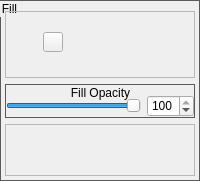
              <widget class="QGroupBox" name="groupBox_4">
               <property name="styleSheet">
                <string notr="true">QGroupBox{
border: 1px solid #5A5A5A;
}</string>
               </property>
               <property name="title">
                <string>Fill</string>
               </property>
               <layout class="QVBoxLayout" name="verticalLayout_16">
                <property name="leftMargin">
                 <number>4</number>
                </property>
                <property name="topMargin">
                 <number>10</number>
                </property>
                <property name="rightMargin">
                 <number>4</number>
                </property>
                <property name="bottomMargin">
                 <number>4</number>
                </property>
                <item>
                 <widget class="QFrame" name="frame_22">
                  <property name="sizePolicy">
                   <sizepolicy hsizetype="Preferred" vsizetype="Preferred">
                    <horstretch>0</horstretch>
                    <verstretch>0</verstretch>
                   </sizepolicy>
                  </property>
                  <property name="frameShape">
                   <enum>QFrame::StyledPanel</enum>
                  </property>
                  <property name="frameShadow">
                   <enum>QFrame::Plain</enum>
                  </property>
                  <property name="lineWidth">
                   <number>0</number>
                  </property>
                  <layout class="QHBoxLayout" name="horizontalLayout_23">
                   <property name="leftMargin">
                    <number>0</number>
                   </property>
                   <property name="topMargin">
                    <number>5</number>
                   </property>
                   <property name="rightMargin">
                    <number>0</number>
                   </property>
                   <property name="bottomMargin">
                    <number>10</number>
                   </property>
                   <item>
                    <widget class="QPushButton" name="currentBrushColorBtn">
                     <property name="sizePolicy">
                      <sizepolicy hsizetype="Fixed" vsizetype="Fixed">
                       <horstretch>0</horstretch>
                       <verstretch>0</verstretch>
                      </sizepolicy>
                     </property>
                     <property name="minimumSize">
                      <size>
                       <width>20</width>
                       <height>20</height>
                      </size>
                     </property>
                     <property name="maximumSize">
                      <size>
                       <width>20</width>
                       <height>20</height>
                      </size>
                     </property>
                     <property name="text">
                      <string/>
                     </property>
                    </widget>
                   </item>
                   <item>
                    <widget class="QPushButton" name="selectBrushColorBtn">
                     <property name="sizePolicy">
                      <sizepolicy hsizetype="Preferred" vsizetype="Preferred">
                       <horstretch>0</horstretch>
                       <verstretch>0</verstretch>
                      </sizepolicy>
                     </property>
                     <property name="minimumSize">
                      <size>
                       <width>25</width>
                       <height>25</height>
                      </size>
                     </property>
                     <property name="maximumSize">
                      <size>
                       <width>50</width>
                       <height>50</height>
                      </size>
                     </property>
                     <property name="focusPolicy">
                      <enum>Qt::StrongFocus</enum>
                     </property>
                     <property name="styleSheet">
                      <string notr="true">QPushButton {
    qproperty-icon: url(&quot; &quot;); /* empty image */
    qproperty-iconSize: 16px 16px; /* space for the background image */
    image: url(:/resources/dropperfill_00001.png);
    width: 50px;
    height: 50px;
    background-repeat: no-repeat;
	border: 0px solid #5A5A5A;
}
QPushButton:hover{
    image: url(:/resources/dropperfill_00002.png);
    background-repeat: no-repeat;
	background-color: rgb(25, 25, 25)
}
QPushButton:pressed{
    image: url(:/resources/dropperfill_00003.png);
    background-repeat: no-repeat;
}
</string>
                     </property>
                     <property name="text">
                      <string/>
                     </property>
                    </widget>
                   </item>
                  </layout>
                 </widget>
                </item>
                <item>
                 <widget class="QGroupBox" name="groupBox_6">
                  <property name="minimumSize">
                   <size>
                    <width>0</width>
                    <height>30</height>
                   </size>
                  </property>
                  <property name="title">
                   <string>Fill Opacity</string>
                  </property>
                  <property name="alignment">
                   <set>Qt::AlignCenter</set>
                  </property>
                  <layout class="QHBoxLayout" name="horizontalLayout_19">
                   <property name="leftMargin">
                    <number>0</number>
                   </property>
                   <property name="topMargin">
                    <number>10</number>
                   </property>
                   <property name="rightMargin">
                    <number>0</number>
                   </property>
                   <property name="bottomMargin">
                    <number>0</number>
                   </property>
                   <item>
                    <widget class="QSlider" name="fillOpacitySlider">
                     <property name="maximum">
                      <number>100</number>
                     </property>
                     <property name="value">
                      <number>100</number>
                     </property>
                     <property name="orientation">
                      <enum>Qt::Horizontal</enum>
                     </property>
                    </widget>
                   </item>
                   <item>
                    <widget class="QSpinBox" name="fillOpacitySpinbox">
                     <property name="maximum">
                      <number>100</number>
                     </property>
                     <property name="value">
                      <number>100</number>
                     </property>
                    </widget>
                   </item>
                  </layout>
                 </widget>
                </item>
                <item>
                 <widget class="QFrame" name="frame_23">
                  <property name="frameShape">
                   <enum>QFrame::StyledPanel</enum>
                  </property>
                  <property name="frameShadow">
                   <enum>QFrame::Raised</enum>
                  </property>
                  <layout class="QHBoxLayout" name="horizontalLayout_25">
                   <property name="leftMargin">
                    <number>0</number>
                   </property>
                   <property name="topMargin">
                    <number>0</number>
                   </property>
                   <property name="rightMargin">
                    <number>0</number>
                   </property>
                   <property name="bottomMargin">
                    <number>0</number>
                   </property>
                   <item>
                    <widget class="QPushButton" name="setAllBrushColorBtn">
                     <property name="sizePolicy">
                      <sizepolicy hsizetype="Fixed" vsizetype="Fixed">
                       <horstretch>0</horstretch>
                       <verstretch>0</verstretch>
                      </sizepolicy>
                     </property>
                     <property name="minimumSize">
                      <size>
                       <width>25</width>
                       <height>25</height>
                      </size>
                     </property>
                     <property name="maximumSize">
                      <size>
                       <width>50</width>
                       <height>50</height>
                      </size>
                     </property>
                     <property name="styleSheet">
                      <string notr="true">QPushButton {
    qproperty-icon: url(&quot; &quot;); /* empty image */
    qproperty-iconSize: 16px 16px; /* space for the background image */
    image: url(:/resources/fillstickfigurecolor_00001.png);
    width: 50px;
    height: 50px;
    background-repeat: no-repeat;
	border: 0px solid #5A5A5A;
}
QPushButton:hover{
    image: url(:/resources/fillstickfigurecolor_00002.png);
    background-repeat: no-repeat;
	background-color: rgb(25, 25, 25)
}
QPushButton:pressed{
    image: url(:/resources/fillstickfigurecolor_00003.png);
    background-repeat: no-repeat;
}
</string>
                     </property>
                     <property name="text">
                      <string/>
                     </property>
                    </widget>
                   </item>
                   <item>
                    <widget class="QPushButton" name="setBrushColorBtn">
                     <property name="sizePolicy">
                      <sizepolicy hsizetype="Fixed" vsizetype="Fixed">
                       <horstretch>0</horstretch>
                       <verstretch>0</verstretch>
                      </sizepolicy>
                     </property>
                     <property name="minimumSize">
                      <size>
                       <width>25</width>
                       <height>25</height>
                      </size>
                     </property>
                     <property name="maximumSize">
                      <size>
                       <width>50</width>
                       <height>50</height>
                      </size>
                     </property>
                     <property name="styleSheet">
                      <string notr="true">QPushButton {
    qproperty-icon: url(&quot; &quot;); /* empty image */
    qproperty-iconSize: 16px 16px; /* space for the background image */
    image: url(:/resources/fillstickcolor_00001.png);
    width: 50px;
    height: 50px;
    background-repeat: no-repeat;
	border: 0px solid #5A5A5A;
}
QPushButton:hover{
    image: url(:/resources/fillstickcolor_00002.png);
    background-repeat: no-repeat;
	background-color: rgb(25, 25, 25)
}
QPushButton:pressed{
    image: url(:/resources/fillstickcolor_00003.png);
    background-repeat: no-repeat;
}
</string>
                     </property>
                     <property name="text">
                      <string/>
                     </property>
                    </widget>
                   </item>
                  </layout>
                 </widget>
                </item>
               </layout>
              </widget>
